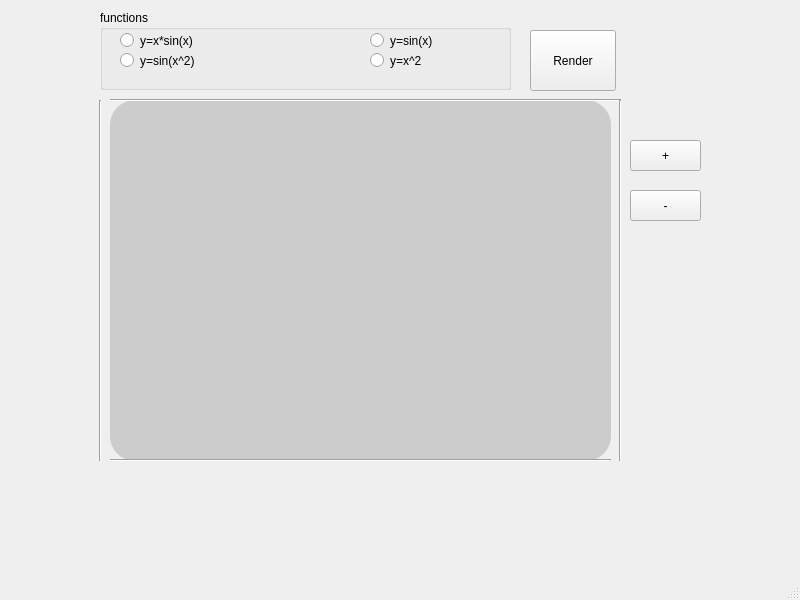
<?xml version="1.0" encoding="UTF-8"?>
<ui version="4.0">
 <class>MainWindow</class>
 <widget class="QMainWindow" name="MainWindow">
  <property name="geometry">
   <rect>
    <x>0</x>
    <y>0</y>
    <width>800</width>
    <height>600</height>
   </rect>
  </property>
  <property name="windowTitle">
   <string>MainWindow</string>
  </property>
  <widget class="QWidget" name="centralwidget">
   <widget class="PlotWidget" name="plotArea" native="true">
    <property name="geometry">
     <rect>
      <x>110</x>
      <y>100</y>
      <width>501</width>
      <height>361</height>
     </rect>
    </property>
    <property name="styleSheet">
     <string notr="true">background: #ccc;
border-radius: 25px;
border-color: black;
</string>
    </property>
   </widget>
   <widget class="QPushButton" name="pushButton">
    <property name="geometry">
     <rect>
      <x>630</x>
      <y>140</y>
      <width>71</width>
      <height>31</height>
     </rect>
    </property>
    <property name="text">
     <string>+</string>
    </property>
   </widget>
   <widget class="QPushButton" name="pushButton_2">
    <property name="geometry">
     <rect>
      <x>630</x>
      <y>190</y>
      <width>71</width>
      <height>31</height>
     </rect>
    </property>
    <property name="text">
     <string>-</string>
    </property>
   </widget>
   <widget class="Line" name="line_2">
    <property name="geometry">
     <rect>
      <x>110</x>
      <y>80</y>
      <width>511</width>
      <height>41</height>
     </rect>
    </property>
    <property name="styleSheet">
     <string notr="true">color: rgb(255, 137, 253);
</string>
    </property>
    <property name="orientation">
     <enum>Qt::Orientation::Horizontal</enum>
    </property>
   </widget>
   <widget class="Line" name="line_3">
    <property name="geometry">
     <rect>
      <x>110</x>
      <y>440</y>
      <width>501</width>
      <height>41</height>
     </rect>
    </property>
    <property name="styleSheet">
     <string notr="true">color: rgb(255, 137, 253);
</string>
    </property>
    <property name="orientation">
     <enum>Qt::Orientation::Horizontal</enum>
    </property>
   </widget>
   <widget class="Line" name="line_5">
    <property name="geometry">
     <rect>
      <x>90</x>
      <y>100</y>
      <width>20</width>
      <height>361</height>
     </rect>
    </property>
    <property name="orientation">
     <enum>Qt::Orientation::Vertical</enum>
    </property>
   </widget>
   <widget class="Line" name="line_6">
    <property name="geometry">
     <rect>
      <x>610</x>
      <y>100</y>
      <width>20</width>
      <height>361</height>
     </rect>
    </property>
    <property name="orientation">
     <enum>Qt::Orientation::Vertical</enum>
    </property>
   </widget>
   <widget class="QGroupBox" name="groupBox">
    <property name="geometry">
     <rect>
      <x>100</x>
      <y>10</y>
      <width>411</width>
      <height>80</height>
     </rect>
    </property>
    <property name="title">
     <string>functions</string>
    </property>
    <widget class="QRadioButton" name="radioButton">
     <property name="geometry">
      <rect>
       <x>20</x>
       <y>20</y>
       <width>105</width>
       <height>21</height>
      </rect>
     </property>
     <property name="text">
      <string>y=x*sin(x)</string>
     </property>
    </widget>
    <widget class="QRadioButton" name="radioButton_2">
     <property name="geometry">
      <rect>
       <x>20</x>
       <y>40</y>
       <width>105</width>
       <height>21</height>
      </rect>
     </property>
     <property name="text">
      <string>y=sin(x^2)</string>
     </property>
    </widget>
    <widget class="QRadioButton" name="radioButton_3">
     <property name="geometry">
      <rect>
       <x>270</x>
       <y>20</y>
       <width>105</width>
       <height>21</height>
      </rect>
     </property>
     <property name="text">
      <string>y=sin(x)</string>
     </property>
    </widget>
    <widget class="QRadioButton" name="radioButton_4">
     <property name="geometry">
      <rect>
       <x>270</x>
       <y>40</y>
       <width>105</width>
       <height>21</height>
      </rect>
     </property>
     <property name="text">
      <string>y=x^2</string>
     </property>
    </widget>
   </widget>
   <widget class="QPushButton" name="pushButton_3">
    <property name="geometry">
     <rect>
      <x>530</x>
      <y>30</y>
      <width>86</width>
      <height>61</height>
     </rect>
    </property>
    <property name="text">
     <string>Render</string>
    </property>
   </widget>
  </widget>
  <widget class="QMenuBar" name="menubar">
   <property name="geometry">
    <rect>
     <x>0</x>
     <y>0</y>
     <width>800</width>
     <height>20</height>
    </rect>
   </property>
  </widget>
  <widget class="QStatusBar" name="statusbar"/>
 </widget>
 <customwidgets>
  <customwidget>
   <class>PlotWidget</class>
   <extends>QWidget</extends>
   <header>plotwidget.h</header>
   <container>1</container>
  </customwidget>
 </customwidgets>
 <resources/>
 <connections/>
</ui>
